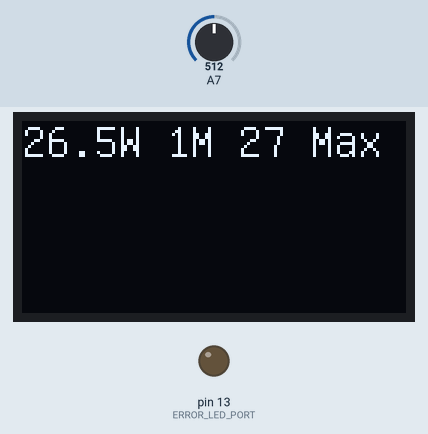
This sketch was run on a simulated Arduino Nano, built with avr-gcc and run on an emulated ATmega328P. On the bench: 128×64 one-colour display, output pins drawn as LEDs (lit = HIGH). The test bench sets the inputs (shaded band); at power-on: A7 = 512. The local clock reads 2024-03-15 10:24:30 at power-on unless the sketch sets it; storage starts empty; what the sketch prints to the serial monitor is not drawn.

Above: at 0.3 s.
At 119.3 s:
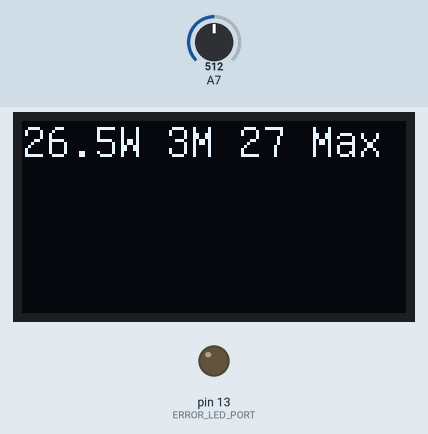

The sketch:

logSolarPower.ino
```cpp
/*
 * vim: tabstop=4 shiftwidth=4 expandtab syntax=c
 *
 * This solution reads voltage from sensor once-per-minute,
 * reads time from RTC once per hour to prevent local drift
 * and writes time and converted reading to current to the file
 *
 * Two resistors, 3R3 and 33R in series. 3.239 32.80
 * Resistance = 36.039
 * Resistor divider: 7400R and 1000R
 */


#include <stdio.h>
#include <string.h>

#include <SPI.h>
#include <SD.h>

#include <Wire.h>
#include "RTClib.h"

#include "U8glib.h"

#define MAX_STRING 40

#define CARD_SELECT_PORT 10
#define ERROR_LED_PORT 13

//#define TESTING_TIMER 1

// seconds between sensor reads
#ifdef TESTING_TIMER
#define READ_PERIOD 1
#else
#define READ_PERIOD 60
#endif

// Counts number of interrupts to get one minute reading
volatile uint8_t loopCount = 0;
volatile uint8_t triggerLogging = 0;

uint16_t currentReading;
volatile uint8_t loggingFail = 0;

#ifdef TESTING_TIMER
volatile uint8_t secondCounter = 0;
#endif

U8GLIB_SSD1306_128X64 u8g(U8G_I2C_OPT_NONE|U8G_I2C_OPT_DEV_0);

File dataFile;

char loggingString[MAX_STRING];

RTC_DS1307 rtc;
DateTime now;

volatile uint8_t errorLedStatus = 0;
void triggerErrorLed() {
    if (!errorLedStatus) {
        errorLedStatus = 1;
        digitalWrite(ERROR_LED_PORT, HIGH);
    } else {
        disableErrorLed();
    }
}

void disableErrorLed() {
    errorLedStatus = 0;
    digitalWrite(ERROR_LED_PORT, LOW);
}


void startISR() {
    cli();
    TCCR1A = 0;
    TCCR1B = 0; // Stop timer so we can modify it
    TCCR1B |= _BV(WGM12);; // Configure timer 1 for CTC mode
#ifdef TESTING_TIMER
    OCR1A   = 15625/5 - 1; // Set 16-bit CTC compare value to 5Hz at 16MHz AVR clock, with a prescaler of 1024
#else
    OCR1A   = 15625 - 1; // Set 16-bit CTC compare value to 1Hz at 16MHz AVR clock, with a prescaler of 1024
#endif
    TCCR1B |= (1 << CS10 | 1 << CS12); // Set up timer at Fcpu/1024
    TIMSK1 |= (1 << OCIE1A); // | (1 << OCIE1B); // Enable CTC interrupt
    sei(); //  Enable global interrupts
}


ISR(TIMER1_COMPA_vect) {
#ifdef TESTING_TIMER
    secondCounter++;
#endif
    if (++loopCount >= READ_PERIOD) {
        loopCount = 0;
        triggerLogging++;
        if (loggingFail) {
            triggerErrorLed();
        }
    }
}


void setRTCCompileTime(RTC_DS1307 *rtc) {
    rtc->adjust(DateTime(F(__DATE__), F(__TIME__)));
}


void initializeRTC(RTC_DS1307 * rtc) {
    while (!rtc->begin()) {
        Serial.println(F("Couldn't find RTC"));
        triggerErrorLed();
        delay(1000);
    }

    while (!rtc->isrunning()) {
        Serial.println(F("RTC is NOT running!"));
        triggerErrorLed();
        delay(1000);
    }

    Serial.println(F("RTC Initialized."));

    disableErrorLed();
}


void initializeSdCard() {
    Serial.print(F("Initializing SD card... "));

    // see if the card is present and can be initialized
    while (!SD.begin(CARD_SELECT_PORT)) {
        Serial.println(F("Card failed, or not present"));
        triggerErrorLed();
        delay(1000);
    }

    disableErrorLed();

    Serial.println(F("Card initialized."));
}


void initializeDisplay(U8GLIB_SSD1306_128X64 *u8g) {
    // assign default color value
    u8g->setColorIndex(1); // pixel on

    u8g->firstPage();
    u8g->setFont(u8g_font_unifont);
    do {
        u8g->drawStr(0, 15, "Started");
    } while (u8g->nextPage());
    Serial.println(F("Display initialized!"));
}


void displayWrite(U8GLIB_SSD1306_128X64 * u8g, char * displayString, uint8_t column) {
      u8g->drawStr(0, column * 12, displayString);
}


void setup() {
    Serial.begin(115200);
    pinMode(ERROR_LED_PORT, OUTPUT);
    disableErrorLed();
    initializeSdCard();
    initializeRTC(&rtc);
    initializeDisplay(&u8g);
    startISR();
    Serial.println(F("Running.."));
    triggerLogging = 1;
}


void writeDataToFile(const char * fileName, char * str) {
    dataFile = SD.open(fileName, FILE_WRITE);
    if (dataFile) {
        dataFile.print(str);
        dataFile.close();
        loggingFail = 0;
        disableErrorLed();
    } else {
        Serial.print(F("Error opening file"));
        Serial.println(fileName);
        loggingFail = 1;
    }
}


void printDayTotal(uint16_t * dayTotal, uint8_t startIdx, uint8_t line) {
    memset(loggingString, 0, MAX_STRING);
    if (dayTotal[startIdx+1] > 0) {
        snprintf(loggingString, MAX_STRING, "%d: %dW %d: %dW", startIdx, dayTotal[startIdx],
            startIdx+1, dayTotal[startIdx+1]);
    } else if (dayTotal[startIdx] > 0) {
        snprintf(loggingString, MAX_STRING, "%d: %dW", startIdx, dayTotal[startIdx]);
    }
    if (loggingString[0]) {
      displayWrite(&u8g, loggingString, line);
    }
}


uint8_t lastHourIdx;
#define LASTHOUR_MAX 60
uint8_t lastHour[LASTHOUR_MAX];
uint8_t lastDayIdx;
#define LASTDAY_MAX 24
uint8_t lastDay[LASTDAY_MAX];
#define DAYTOTAL_MAX 6
uint16_t dayTotal[DAYTOTAL_MAX];
uint16_t todayPeak;
uint16_t cumulativeNumber;


void loop() {
    if (triggerLogging) {
        cli();
        triggerLogging--;
        sei();

        // Read current voltage
        // Convert current reading to actual current. 0-5V = 0-53W
        // Using 53Watts max because at 5V given 0.4715 resistance, we will have 53 watts.
        // TODO use exact measured resistance
        currentReading = map(analogRead(A7), 0, 1023, 0, 530);
        if (((currentReading + 5) / 10) > todayPeak) {
            todayPeak = (currentReading + 5) / 10;
        }
        now = rtc.now();

        // Construct current time string and log it to the datalog file
        memset(loggingString, 0, MAX_STRING);
        snprintf(loggingString, MAX_STRING, "%d/%d/%d %d:%d:%d %d.%d\n", now.year(), now.month(),
            now.day(), now.hour(), now.minute(), now.second(), currentReading / 10, currentReading % 10);
        writeDataToFile("datalog.txt", loggingString);
        Serial.print(loggingString);

        lastHour[lastHourIdx++] = (uint8_t) ((currentReading + 5) / 10);
        if (now.minute() == 0 || lastHourIdx == LASTHOUR_MAX) {
            cumulativeNumber = 0;
            for (uint8_t i = 0; i < lastHourIdx; i++) {
                cumulativeNumber += lastHour[i];
            }
            lastDay[lastDayIdx++] = cumulativeNumber / (lastHourIdx + 1);
            memset(loggingString, 0, MAX_STRING);
            snprintf(loggingString, MAX_STRING, "%d/%d/%d %d:%d:%d Hour Total: %d\n", now.year(),
                now.month(), now.day(), now.hour(), now.minute(), now.second(), lastDay[lastDayIdx-1]);
            writeDataToFile("hourly.txt", loggingString);
            lastHourIdx = 0;
        }

        if ((now.hour() == 0 && now.minute() == 0) || lastDayIdx == 24) {
            todayPeak = 0;
            cumulativeNumber = 0;
            for (uint8_t i = 0; i < lastDayIdx; i++) {
              cumulativeNumber += lastDay[i];
            }
            for (uint8_t i = 0; i < LASTDAY_MAX; i++) {
              lastDay[i] = 0;
            }
            lastDayIdx = 0;
            memset(loggingString, 0, MAX_STRING);
            snprintf(loggingString, MAX_STRING, "%d/%d/%d %d:%d:%d Day Total: %d\n", now.year(),
                now.month(), now.day(), now.hour(), now.minute(), now.second(), cumulativeNumber);
            writeDataToFile("daily.txt", loggingString);
            for (int i = DAYTOTAL_MAX - 2; i >= 0; i--) {
                dayTotal[i+1] = dayTotal[i];
            }
            dayTotal[0] = cumulativeNumber;
        }

        u8g.firstPage();
        do {
            // Row 1: Last reading
            memset(loggingString, 0, MAX_STRING);
            snprintf(loggingString, MAX_STRING, "%d.%dW %dM %d Max", currentReading / 10,
                currentReading % 10, lastHourIdx, todayPeak);
            displayWrite(&u8g, loggingString, 1);
            // Row 2: Today's total
            if (lastDayIdx > 0 || dayTotal[0]) {
                cumulativeNumber = 0;
                for (uint8_t i = 0; i < LASTDAY_MAX; i++) {
                    cumulativeNumber += lastDay[i];
                }
                memset(loggingString, 0, MAX_STRING);
                snprintf(loggingString, MAX_STRING, "Today: %dW %dH", cumulativeNumber, lastDayIdx);
                displayWrite(&u8g, loggingString, 2);
            }

            // Row 3-6: KWH in previous days, total
            printDayTotal(dayTotal, 0, 3);
            printDayTotal(dayTotal, 2, 4);
            printDayTotal(dayTotal, 4, 5);
        } while (u8g.nextPage());
    }
}
```

Measured:
- what the display in image 0 shows lasts 59.0 s, from 0.3 s to 59.3 s
